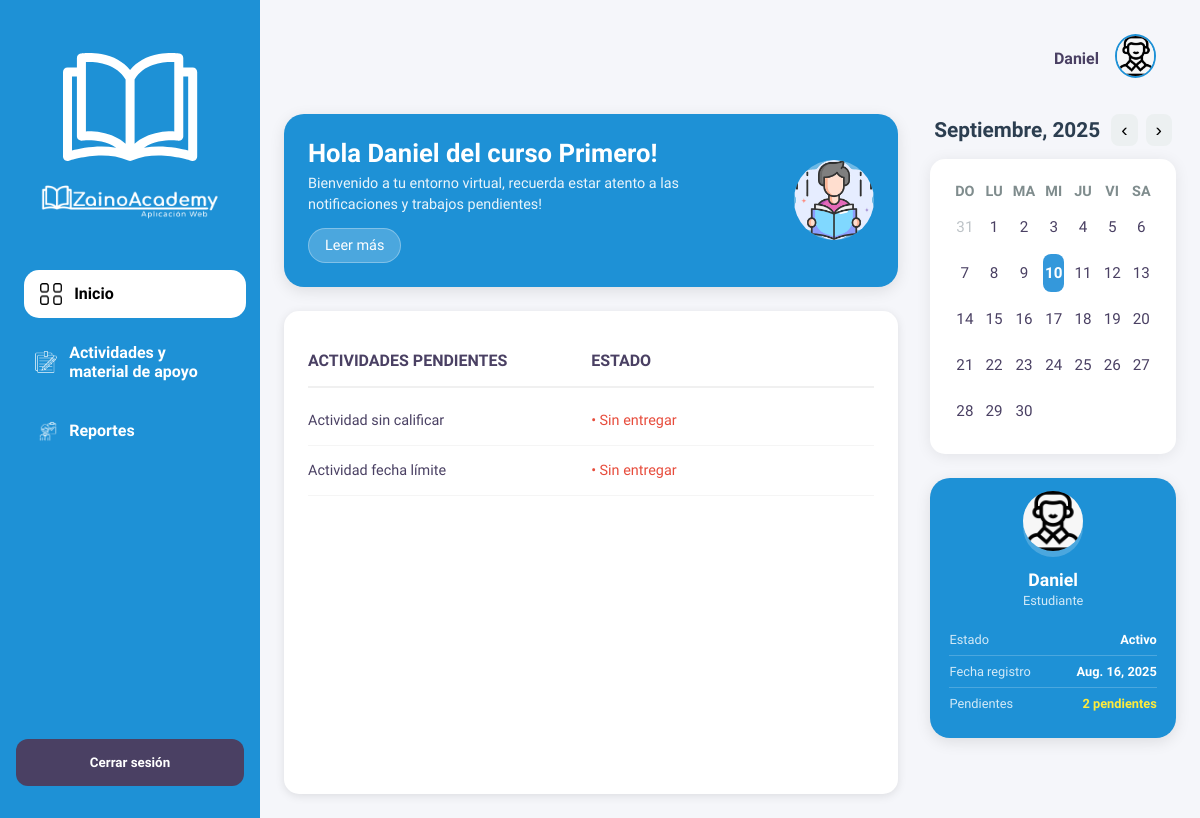
Page /estudiantes/ (signed in) on the earlier database version.
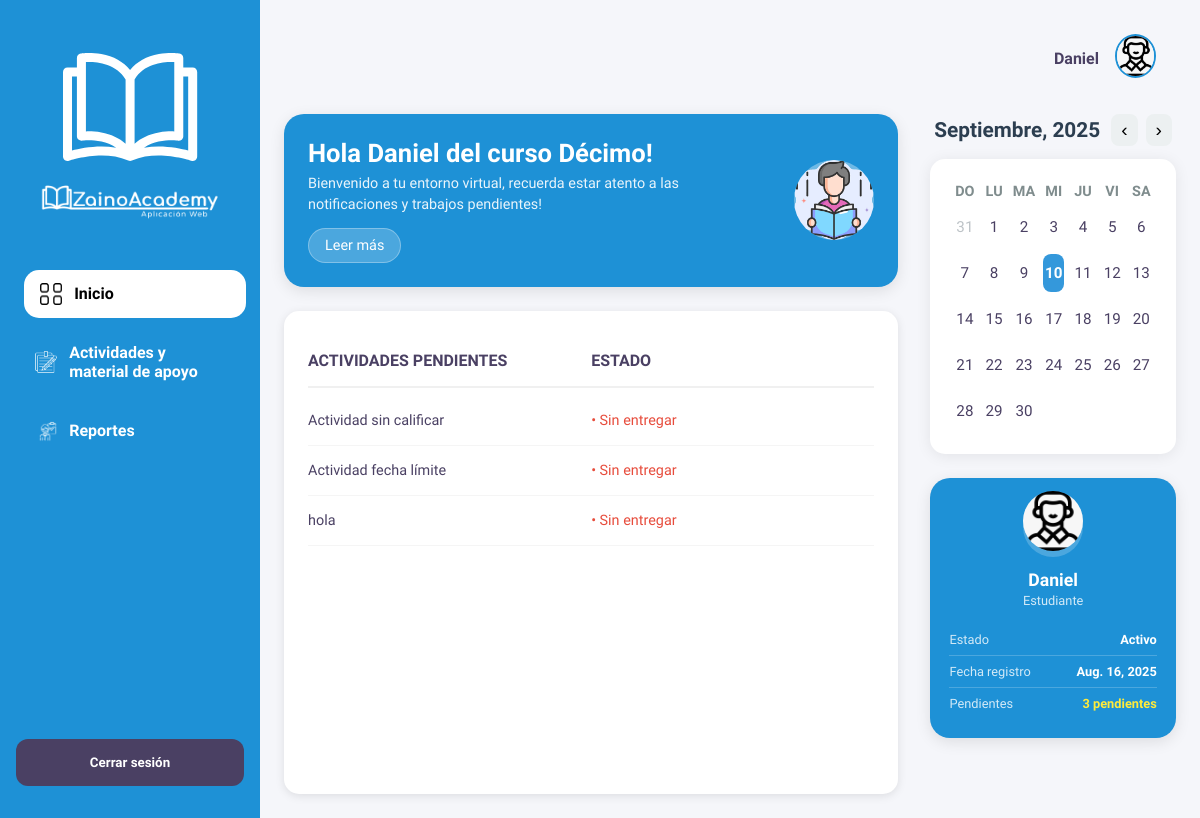
Same page on the later database version.
### zainoAcademy_app/models.py (models this page shows, shortened)
class Curso(models.Model):
    Cur_id = models.AutoField(primary_key=True)
    Cur_nombre = models.CharField(max_length=100)
    class Meta:
        db_table = 'curso'

class Actividad(models.Model):
    Act_id = models.AutoField(primary_key=True)
    Act_nombre = models.CharField(max_length=30)
    Act_descripcion = models.TextField()
    Act_fechaLimite = models.DateField()
    Act_comentario = models.CharField(max_length=100)
    Act_Archivo_Profesor = models.FileField(upload_to='archivos/profesores/', null=True, blank=True)
    Esta_Actividad = models.ForeignKey(Estado_Actividad, on_delete=models.CASCADE)
    Bol = models.ForeignKey(Boletin, on_delete=models.CASCADE)
    class Meta:
        db_table = 'actividad'

### zainoAcademy_app/views.py (the view)
# urls.py: path('estudiantes/', views.dashboard_estudiantes, name='dashboard_estudiantes'),
def dashboard_estudiantes(request):
    usuario = get_usuario_from_session(request)
    if not usuario:
        return redirect('login')
    estudiante = get_object_or_404(Estudiantes, Usuario_us=usuario)
    cursos = Estudiante_Curso.objects.filter(Est=estudiante).select_related('Cur')
    curso_nombre = cursos[0].Cur.Cur_nombre if cursos.exists() else "Sin curso"
    boletines_qs = Boletin.objects.filter(
        Cur_id__in=cursos.values_list("Cur_id", flat=True)
    )
    actividades_qs = Actividad.objects.filter(Bol__in=boletines_qs).distinct()
    pendientes = []
    hoy = timezone.now().date()
    for actividad in actividades_qs:
        if actividad.Act_fechaLimite >= hoy:
            entrega = Actividad_Entrega.objects.filter(Act=actividad, Est=estudiante).first()
            if not entrega or not entrega.archivos.exists():
                pendientes.append({
                    "actividad_obj": actividad,
                    "materia_obj": actividad.Bol.Mtr,
                    "periodo_obj": actividad.Bol.Per,
                    "estado": "Sin entregar"
                })
    pendientes_count = len(pendientes)
    return render(request, 'estudiantes/dashboard_estudiantes.html', {
        'usuario': usuario,
        'curso_nombre': curso_nombre,
        'pendientes': pendientes[:4],
        'pendientes_count': pendientes_count,
    })

### zainoAcademy_app/views.py (called while the page is built)
def get_usuario_from_session(request):
    usuario_id = request.session.get('usuario_id')
    if usuario_id:
        try:
            return Usuario.objects.get(Us_id=usuario_id)
        except Usuario.DoesNotExist:
            return None
    return None

### zainoAcademy_app/templates/estudiantes/dashboard_estudiantes.html (shortened to what the changed rows need)
<!DOCTYPE html>
{% load static %}
<html lang="es">
<head>
    <link rel="stylesheet" href="{% static 'css/estudiantes/dashboard_estudiantes.css' %}">
</head>
<body class="dashboard-page">
    <main class="main-content">
        <div class="dashboard-content">
            <div class="left-column">
                <div class="greeting-card">
                    <div class="greeting-text">
                        <h2>Hola {{ usuario.Us_nombre }} del curso {{ curso_nombre }}!</h2>
                        <p>Bienvenido a tu entorno virtual, recuerda estar atento a las notificaciones y trabajos pendientes!</p>
                        <a href="{% url 'consultar_periodos' %}" class="btn-leer-mas">Leer más</a>
                    </div>
                </div>
            <div class="notifications-section">
                <div class="notifications-table">
                    {% if pendientes %}
                        {% for p in pendientes %}
                        <div class="table-row">
                            <div class="col-data activity-name"><a href="{% url 'subir_actividad_estudiante' p.periodo_obj.Per_id p.materia_obj.Mtr_id p.actividad_obj.Act_id %}">{{ p.actividad_obj.Act_nombre }}</a></div>
                            <div class="col-data status">• {{ p.estado }}</div>
                        </div>
                        {% endfor %}
                    {% else %}
                        <div class="table-row">
                            <div class="col-data activity-name" colspan="3">
                                No tienes actividades pendientes!
                            </div>
                        </div>
                    {% endif %}
                </div>
                </div>
            </div>
            <div class="right-column">
                <div class="student-profile">
                    <div class="student-info">
                        <div class="info-row">
                            <span class="info-label">Pendientes</span>
                            <span class="info-value pending-count">{{ pendientes_count }} pendientes</span>
                        </div>
                    </div>
                </div>
            </div>
        </div>
    </main>
</body>
</html>

Differences in the rows shown:
no longer on this page (row unchanged): Curso: Cur_nombre "Primero"
now on this page (row unchanged): Curso: Cur_nombre "Décimo"
added Actividad: actividad_obj.Act_nombre "hola", estado "Sin entregar"
Other differences:
{{ pendientes_count }}: "2" → "3"
